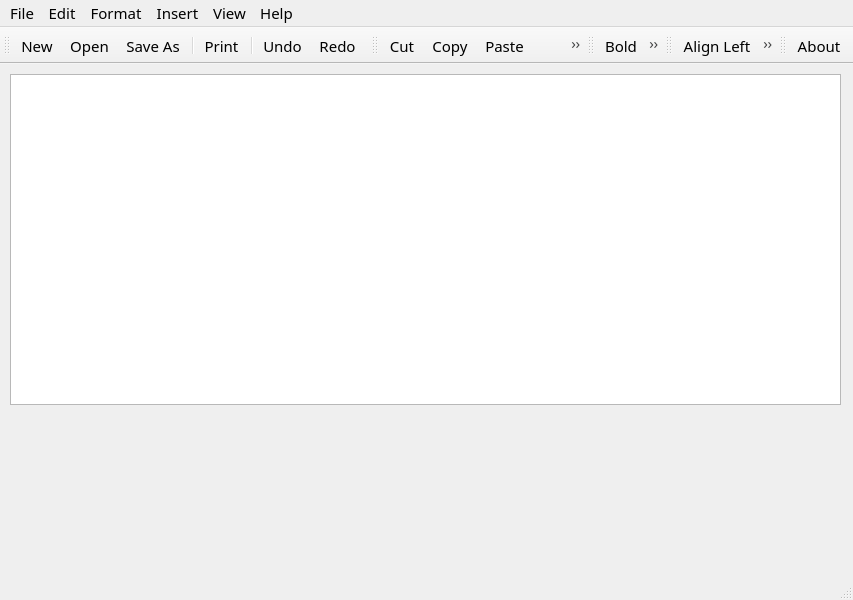
<?xml version="1.0" encoding="UTF-8"?>
<ui version="4.0">
 <class>lineditor</class>
 <widget class="QMainWindow" name="lineditor">
  <property name="geometry">
   <rect>
    <x>0</x>
    <y>0</y>
    <width>853</width>
    <height>600</height>
   </rect>
  </property>
  <property name="palette">
   <palette>
    <active>
     <colorrole role="Base">
      <brush brushstyle="SolidPattern">
       <color alpha="255">
        <red>255</red>
        <green>231</green>
        <blue>200</blue>
       </color>
      </brush>
     </colorrole>
     <colorrole role="Window">
      <brush brushstyle="SolidPattern">
       <color alpha="255">
        <red>192</red>
        <green>191</green>
        <blue>188</blue>
       </color>
      </brush>
     </colorrole>
     <colorrole role="Shadow">
      <brush brushstyle="SolidPattern">
       <color alpha="255">
        <red>36</red>
        <green>31</green>
        <blue>49</blue>
       </color>
      </brush>
     </colorrole>
    </active>
    <inactive>
     <colorrole role="Base">
      <brush brushstyle="SolidPattern">
       <color alpha="255">
        <red>255</red>
        <green>255</green>
        <blue>255</blue>
       </color>
      </brush>
     </colorrole>
     <colorrole role="Window">
      <brush brushstyle="SolidPattern">
       <color alpha="255">
        <red>239</red>
        <green>239</green>
        <blue>239</blue>
       </color>
      </brush>
     </colorrole>
     <colorrole role="Shadow">
      <brush brushstyle="SolidPattern">
       <color alpha="255">
        <red>118</red>
        <green>118</green>
        <blue>118</blue>
       </color>
      </brush>
     </colorrole>
    </inactive>
    <disabled>
     <colorrole role="Base">
      <brush brushstyle="SolidPattern">
       <color alpha="255">
        <red>192</red>
        <green>191</green>
        <blue>188</blue>
       </color>
      </brush>
     </colorrole>
     <colorrole role="Window">
      <brush brushstyle="SolidPattern">
       <color alpha="255">
        <red>192</red>
        <green>191</green>
        <blue>188</blue>
       </color>
      </brush>
     </colorrole>
     <colorrole role="Shadow">
      <brush brushstyle="SolidPattern">
       <color alpha="255">
        <red>177</red>
        <green>177</green>
        <blue>177</blue>
       </color>
      </brush>
     </colorrole>
    </disabled>
   </palette>
  </property>
  <property name="font">
   <font>
    <family>Noto Sans</family>
    <pointsize>11</pointsize>
    <bold>false</bold>
   </font>
  </property>
  <property name="windowTitle">
   <string>lineditor</string>
  </property>
  <widget class="QWidget" name="centralwidget">
   <widget class="QTextEdit" name="textEdit">
    <property name="geometry">
     <rect>
      <x>10</x>
      <y>10</y>
      <width>831</width>
      <height>331</height>
     </rect>
    </property>
    <property name="font">
     <font>
      <family>Noto Sans</family>
      <pointsize>11</pointsize>
      <bold>false</bold>
     </font>
    </property>
    <property name="styleSheet">
     <string notr="true"/>
    </property>
   </widget>
  </widget>
  <widget class="QMenuBar" name="menubar">
   <property name="geometry">
    <rect>
     <x>0</x>
     <y>0</y>
     <width>853</width>
     <height>26</height>
    </rect>
   </property>
   <widget class="QMenu" name="menuFile">
    <property name="title">
     <string>File</string>
    </property>
    <widget class="QMenu" name="menuExport_As">
     <property name="title">
      <string>Export As</string>
     </property>
     <addaction name="actionHTML"/>
     <addaction name="actionText"/>
     <addaction name="actionPDF"/>
    </widget>
    <addaction name="actionNew"/>
    <addaction name="actionOpen"/>
    <addaction name="actionSave"/>
    <addaction name="actionSave_As"/>
    <addaction name="separator"/>
    <addaction name="menuExport_As"/>
    <addaction name="separator"/>
    <addaction name="actionPrint"/>
    <addaction name="separator"/>
    <addaction name="actionExit"/>
   </widget>
   <widget class="QMenu" name="menuEdit">
    <property name="title">
     <string>Edit</string>
    </property>
    <addaction name="actionUndo"/>
    <addaction name="actionRedo"/>
    <addaction name="separator"/>
    <addaction name="actionCut"/>
    <addaction name="actionCopy"/>
    <addaction name="actionPaste"/>
    <addaction name="actionDelete"/>
    <addaction name="separator"/>
    <addaction name="actionSelect_All"/>
    <addaction name="separator"/>
    <addaction name="actionFind"/>
    <addaction name="actionReplace"/>
   </widget>
   <widget class="QMenu" name="menuFormat">
    <property name="title">
     <string>Format</string>
    </property>
    <widget class="QMenu" name="menuText">
     <property name="title">
      <string>Text</string>
     </property>
     <addaction name="actionAlign_Left"/>
     <addaction name="actionAlign_Right"/>
     <addaction name="actionCentered"/>
     <addaction name="actionJustified"/>
    </widget>
    <widget class="QMenu" name="menuColor">
     <property name="title">
      <string>Color</string>
     </property>
     <addaction name="actionBackground"/>
     <addaction name="actionText_Color"/>
     <addaction name="actionHighlight"/>
    </widget>
    <addaction name="actionBold"/>
    <addaction name="actionItalic"/>
    <addaction name="actionUnderline"/>
    <addaction name="actionStrike_Through"/>
    <addaction name="separator"/>
    <addaction name="actionFont"/>
    <addaction name="separator"/>
    <addaction name="menuColor"/>
    <addaction name="separator"/>
    <addaction name="menuText"/>
   </widget>
   <widget class="QMenu" name="menuSearch">
    <property name="title">
     <string>View</string>
    </property>
    <addaction name="actionZoom_In"/>
    <addaction name="actionZoom_Out"/>
   </widget>
   <widget class="QMenu" name="menuInsert">
    <property name="title">
     <string>Insert</string>
    </property>
    <addaction name="actionDate"/>
    <addaction name="separator"/>
    <addaction name="separator"/>
    <addaction name="actionBullet_List"/>
    <addaction name="actionNumbered_List"/>
    <addaction name="actionCheck_Box"/>
    <addaction name="separator"/>
    <addaction name="actionImage"/>
    <addaction name="separator"/>
    <addaction name="actionText_from_File"/>
    <addaction name="separator"/>
    <addaction name="actionTable"/>
   </widget>
   <widget class="QMenu" name="menuHelp">
    <property name="title">
     <string>Help</string>
    </property>
    <addaction name="actionContents"/>
    <addaction name="actionFAQ"/>
    <addaction name="actionAbout"/>
   </widget>
   <addaction name="menuFile"/>
   <addaction name="menuEdit"/>
   <addaction name="menuFormat"/>
   <addaction name="menuInsert"/>
   <addaction name="menuSearch"/>
   <addaction name="menuHelp"/>
  </widget>
  <widget class="QStatusBar" name="statusbar">
   <property name="palette">
    <palette>
     <active>
      <colorrole role="Light">
       <brush brushstyle="SolidPattern">
        <color alpha="255">
         <red>246</red>
         <green>245</green>
         <blue>244</blue>
        </color>
       </brush>
      </colorrole>
      <colorrole role="Dark">
       <brush brushstyle="SolidPattern">
        <color alpha="255">
         <red>61</red>
         <green>56</green>
         <blue>70</blue>
        </color>
       </brush>
      </colorrole>
      <colorrole role="PlaceholderText">
       <brush brushstyle="SolidPattern">
        <color alpha="255">
         <red>94</red>
         <green>92</green>
         <blue>100</blue>
        </color>
       </brush>
      </colorrole>
     </active>
     <inactive>
      <colorrole role="Light">
       <brush brushstyle="SolidPattern">
        <color alpha="255">
         <red>255</red>
         <green>255</green>
         <blue>255</blue>
        </color>
       </brush>
      </colorrole>
      <colorrole role="Dark">
       <brush brushstyle="SolidPattern">
        <color alpha="255">
         <red>159</red>
         <green>159</green>
         <blue>159</blue>
        </color>
       </brush>
      </colorrole>
      <colorrole role="PlaceholderText">
       <brush brushstyle="SolidPattern">
        <color alpha="128">
         <red>0</red>
         <green>0</green>
         <blue>0</blue>
        </color>
       </brush>
      </colorrole>
     </inactive>
     <disabled>
      <colorrole role="Light">
       <brush brushstyle="SolidPattern">
        <color alpha="255">
         <red>246</red>
         <green>245</green>
         <blue>244</blue>
        </color>
       </brush>
      </colorrole>
      <colorrole role="Dark">
       <brush brushstyle="SolidPattern">
        <color alpha="255">
         <red>61</red>
         <green>56</green>
         <blue>70</blue>
        </color>
       </brush>
      </colorrole>
      <colorrole role="PlaceholderText">
       <brush brushstyle="SolidPattern">
        <color alpha="128">
         <red>0</red>
         <green>0</green>
         <blue>0</blue>
        </color>
       </brush>
      </colorrole>
     </disabled>
    </palette>
   </property>
   <property name="font">
    <font>
     <family>Noto Sans</family>
     <pointsize>11</pointsize>
     <bold>true</bold>
    </font>
   </property>
  </widget>
  <widget class="QToolBar" name="toolBar">
   <property name="windowTitle">
    <string>toolBar</string>
   </property>
   <attribute name="toolBarArea">
    <enum>TopToolBarArea</enum>
   </attribute>
   <attribute name="toolBarBreak">
    <bool>false</bool>
   </attribute>
   <addaction name="actionNew"/>
   <addaction name="actionOpen"/>
   <addaction name="actionSave_As"/>
   <addaction name="separator"/>
   <addaction name="actionPrint"/>
   <addaction name="separator"/>
   <addaction name="actionUndo"/>
   <addaction name="actionRedo"/>
  </widget>
  <widget class="QToolBar" name="toolBar_2">
   <property name="windowTitle">
    <string>toolBar_2</string>
   </property>
   <attribute name="toolBarArea">
    <enum>TopToolBarArea</enum>
   </attribute>
   <attribute name="toolBarBreak">
    <bool>false</bool>
   </attribute>
   <addaction name="actionCut"/>
   <addaction name="actionCopy"/>
   <addaction name="actionPaste"/>
   <addaction name="actionSelect_All"/>
  </widget>
  <widget class="QToolBar" name="toolBar_3">
   <property name="windowTitle">
    <string>toolBar_3</string>
   </property>
   <attribute name="toolBarArea">
    <enum>TopToolBarArea</enum>
   </attribute>
   <attribute name="toolBarBreak">
    <bool>false</bool>
   </attribute>
   <addaction name="actionBold"/>
   <addaction name="actionItalic"/>
   <addaction name="actionUnderline"/>
   <addaction name="actionStrike_Through"/>
   <addaction name="actionText_Color"/>
   <addaction name="actionHighlight"/>
   <addaction name="actionBackground"/>
   <addaction name="actionFont"/>
  </widget>
  <widget class="QToolBar" name="toolBar_4">
   <property name="windowTitle">
    <string>toolBar_4</string>
   </property>
   <attribute name="toolBarArea">
    <enum>TopToolBarArea</enum>
   </attribute>
   <attribute name="toolBarBreak">
    <bool>false</bool>
   </attribute>
   <addaction name="actionAlign_Left"/>
   <addaction name="actionCentered"/>
   <addaction name="actionAlign_Right"/>
   <addaction name="actionJustified"/>
  </widget>
  <widget class="QToolBar" name="toolBar_5">
   <property name="windowTitle">
    <string>toolBar_5</string>
   </property>
   <attribute name="toolBarArea">
    <enum>TopToolBarArea</enum>
   </attribute>
   <attribute name="toolBarBreak">
    <bool>false</bool>
   </attribute>
   <addaction name="actionAbout"/>
  </widget>
  <action name="actionNew">
   <property name="icon">
    <iconset>
     <normalon>:/images/images/new.png</normalon>
    </iconset>
   </property>
   <property name="text">
    <string>New</string>
   </property>
   <property name="shortcut">
    <string>Ctrl+N</string>
   </property>
  </action>
  <action name="actionOpen">
   <property name="icon">
    <iconset>
     <normalon>:/images/images/open.png</normalon>
    </iconset>
   </property>
   <property name="text">
    <string>Open</string>
   </property>
   <property name="shortcut">
    <string>Ctrl+O</string>
   </property>
  </action>
  <action name="actionSave">
   <property name="icon">
    <iconset>
     <normalon>:/images/images/save.png</normalon>
    </iconset>
   </property>
   <property name="text">
    <string>Save</string>
   </property>
   <property name="shortcut">
    <string>Ctrl+S</string>
   </property>
  </action>
  <action name="actionSave_As">
   <property name="icon">
    <iconset>
     <normalon>:/images/images/save_as.png</normalon>
    </iconset>
   </property>
   <property name="text">
    <string>Save As</string>
   </property>
   <property name="shortcut">
    <string>Ctrl+Shift+S</string>
   </property>
  </action>
  <action name="actionHTML">
   <property name="icon">
    <iconset>
     <normalon>:/images/images/html-5.png</normalon>
    </iconset>
   </property>
   <property name="text">
    <string>HTML</string>
   </property>
  </action>
  <action name="actionText">
   <property name="icon">
    <iconset>
     <normalon>:/images/images/rtf-document.png</normalon>
    </iconset>
   </property>
   <property name="text">
    <string>Text</string>
   </property>
  </action>
  <action name="actionPDF">
   <property name="icon">
    <iconset>
     <normalon>:/images/images/pdf-2.png</normalon>
    </iconset>
   </property>
   <property name="text">
    <string>PDF</string>
   </property>
  </action>
  <action name="actionPrint">
   <property name="icon">
    <iconset>
     <normalon>:/images/images/print.png</normalon>
    </iconset>
   </property>
   <property name="text">
    <string>Print</string>
   </property>
  </action>
  <action name="actionExit">
   <property name="icon">
    <iconset>
     <normalon>:/images/images/exit-sign.png</normalon>
    </iconset>
   </property>
   <property name="text">
    <string>Exit</string>
   </property>
  </action>
  <action name="actionUndo">
   <property name="icon">
    <iconset>
     <normalon>:/images/images/undo.png</normalon>
    </iconset>
   </property>
   <property name="text">
    <string>Undo</string>
   </property>
  </action>
  <action name="actionRedo">
   <property name="icon">
    <iconset>
     <normalon>:/images/images/redo.png</normalon>
    </iconset>
   </property>
   <property name="text">
    <string>Redo</string>
   </property>
  </action>
  <action name="actionCut">
   <property name="icon">
    <iconset>
     <normalon>:/images/images/cut.png</normalon>
    </iconset>
   </property>
   <property name="text">
    <string>Cut</string>
   </property>
  </action>
  <action name="actionCopy">
   <property name="icon">
    <iconset>
     <normalon>:/images/images/copy.png</normalon>
    </iconset>
   </property>
   <property name="text">
    <string>Copy</string>
   </property>
  </action>
  <action name="actionPaste">
   <property name="icon">
    <iconset>
     <normalon>:/images/images/paste.png</normalon>
    </iconset>
   </property>
   <property name="text">
    <string>Paste</string>
   </property>
  </action>
  <action name="actionDelete">
   <property name="icon">
    <iconset>
     <normalon>:/images/images/delete-forever.png</normalon>
    </iconset>
   </property>
   <property name="text">
    <string>Delete</string>
   </property>
  </action>
  <action name="actionSelect_All">
   <property name="icon">
    <iconset>
     <normalon>:/images/images/select-all-files.png</normalon>
    </iconset>
   </property>
   <property name="text">
    <string>Select All</string>
   </property>
  </action>
  <action name="actionFind">
   <property name="icon">
    <iconset>
     <normalon>:/images/images/find-and-replace.png</normalon>
    </iconset>
   </property>
   <property name="text">
    <string>Find</string>
   </property>
  </action>
  <action name="actionReplace">
   <property name="icon">
    <iconset>
     <normalon>:/images/images/replace.png</normalon>
    </iconset>
   </property>
   <property name="text">
    <string>Replace</string>
   </property>
  </action>
  <action name="actionBold">
   <property name="icon">
    <iconset>
     <normalon>:/images/images/bold.png</normalon>
    </iconset>
   </property>
   <property name="text">
    <string>Bold</string>
   </property>
  </action>
  <action name="actionItalic">
   <property name="icon">
    <iconset>
     <normalon>:/images/images/italic.png</normalon>
    </iconset>
   </property>
   <property name="text">
    <string>Italic</string>
   </property>
  </action>
  <action name="actionUnderline">
   <property name="icon">
    <iconset>
     <normalon>:/images/images/underline.png</normalon>
    </iconset>
   </property>
   <property name="text">
    <string>Underline</string>
   </property>
  </action>
  <action name="actionStrike_Through">
   <property name="icon">
    <iconset>
     <normalon>:/images/images/strikethrough.png</normalon>
    </iconset>
   </property>
   <property name="text">
    <string>Strike Through</string>
   </property>
   <property name="toolTip">
    <string>Strikethrough</string>
   </property>
  </action>
  <action name="actionFont">
   <property name="icon">
    <iconset>
     <normalon>:/images/images/font.png</normalon>
    </iconset>
   </property>
   <property name="text">
    <string>Font</string>
   </property>
  </action>
  <action name="actionZoom_In">
   <property name="icon">
    <iconset>
     <normalon>:/images/images/zoom-in--v2.png</normalon>
    </iconset>
   </property>
   <property name="text">
    <string>Zoom In</string>
   </property>
   <property name="shortcut">
    <string>Ctrl+=</string>
   </property>
  </action>
  <action name="actionZoom_Out">
   <property name="icon">
    <iconset>
     <normalon>:/images/images/zoom-out.png</normalon>
    </iconset>
   </property>
   <property name="text">
    <string>Zoom Out</string>
   </property>
   <property name="shortcut">
    <string>Ctrl+-</string>
   </property>
  </action>
  <action name="actionDate">
   <property name="icon">
    <iconset>
     <normalon>:/images/images/calendar-plus.png</normalon>
    </iconset>
   </property>
   <property name="text">
    <string>Date and Time</string>
   </property>
  </action>
  <action name="actionBullet_List">
   <property name="icon">
    <iconset>
     <normalon>:/images/images/bulleted-list.png</normalon>
    </iconset>
   </property>
   <property name="text">
    <string>Bullet List</string>
   </property>
  </action>
  <action name="actionNumbered_List">
   <property name="icon">
    <iconset>
     <normalon>:/images/images/numbered-list.png</normalon>
    </iconset>
   </property>
   <property name="text">
    <string>Numbered List</string>
   </property>
  </action>
  <action name="actionCheck_Box">
   <property name="icon">
    <iconset>
     <normalon>:/images/images/choose.png</normalon>
    </iconset>
   </property>
   <property name="text">
    <string>Check Box</string>
   </property>
  </action>
  <action name="actionImage">
   <property name="icon">
    <iconset>
     <normalon>:/images/images/image.png</normalon>
    </iconset>
   </property>
   <property name="text">
    <string>Image</string>
   </property>
  </action>
  <action name="actionText_from_File">
   <property name="icon">
    <iconset>
     <normalon>:/images/images/edit-text-file.png</normalon>
    </iconset>
   </property>
   <property name="text">
    <string>Text from File</string>
   </property>
  </action>
  <action name="actionTable">
   <property name="icon">
    <iconset>
     <normalon>:/images/images/table-1.png</normalon>
    </iconset>
   </property>
   <property name="text">
    <string>Table</string>
   </property>
  </action>
  <action name="actionContents">
   <property name="icon">
    <iconset>
     <normalon>:/images/images/content.png</normalon>
    </iconset>
   </property>
   <property name="text">
    <string>Contents</string>
   </property>
  </action>
  <action name="actionAbout">
   <property name="icon">
    <iconset>
     <normalon>:/images/images/info.png</normalon>
    </iconset>
   </property>
   <property name="text">
    <string>About</string>
   </property>
  </action>
  <action name="actionFAQ">
   <property name="icon">
    <iconset>
     <normalon>:/images/images/faq.png</normalon>
    </iconset>
   </property>
   <property name="text">
    <string>FAQ</string>
   </property>
  </action>
  <action name="actionAlign_Left">
   <property name="icon">
    <iconset>
     <normalon>:/images/images/align-left.png</normalon>
    </iconset>
   </property>
   <property name="text">
    <string>Align Left</string>
   </property>
  </action>
  <action name="actionAlign_Right">
   <property name="icon">
    <iconset>
     <normalon>:/images/images/align-right.png</normalon>
    </iconset>
   </property>
   <property name="text">
    <string>Align Right</string>
   </property>
  </action>
  <action name="actionCentered">
   <property name="icon">
    <iconset resource="resources.qrc">
     <normaloff>:/images/images/align-center.png</normaloff>:/images/images/align-center.png</iconset>
   </property>
   <property name="text">
    <string>Centered</string>
   </property>
  </action>
  <action name="actionJustified">
   <property name="icon">
    <iconset>
     <normalon>:/images/images/align-justify.png</normalon>
    </iconset>
   </property>
   <property name="text">
    <string>Justified</string>
   </property>
  </action>
  <action name="actionBackground">
   <property name="icon">
    <iconset>
     <normalon>:/images/images/fill-color.png</normalon>
    </iconset>
   </property>
   <property name="text">
    <string>Background</string>
   </property>
  </action>
  <action name="actionText_Color">
   <property name="icon">
    <iconset>
     <normalon>:/images/images/font-style-formatting.png</normalon>
    </iconset>
   </property>
   <property name="text">
    <string>Text Color</string>
   </property>
  </action>
  <action name="actionHighlight">
   <property name="icon">
    <iconset>
     <normalon>:/images/images/text-color.png</normalon>
    </iconset>
   </property>
   <property name="text">
    <string>Highlight</string>
   </property>
  </action>
 </widget>
 <resources>
  <include location="resources.qrc"/>
 </resources>
 <connections/>
</ui>
